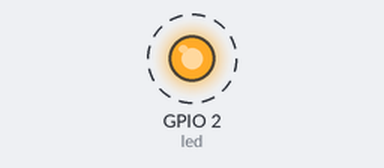
Simulated run of this sketch. Board: ESP32. Shown: output pins drawn as LEDs (lit = HIGH). Dashed ring = blinking. WiFi joins after 1.5 s; servers stay silent unless stated; what the sketch prints to the serial monitor is not drawn.

Above: at 1.62 s.
Timing chart, 0 to 4.5 s (numbered marks = the images above):
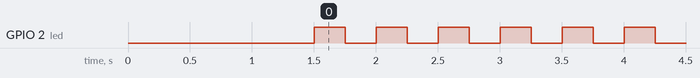

The sketch:

esp32_firebase_integration.ino
```cpp
/**
 * This program is designed to read sensor data from a UART connection and send it
 * to a Firebase Realtime Database using an ESP32. The program establishes a Wi-Fi
 * connection, initializes Firebase, and reads data periodically from a connected device
 * via UART. The data is sent to Firebase in JSON format.
 *
 * Features:
 * - Wi-Fi connection setup
 * - Firebase Realtime Database initialization and data sending
 * - UART communication to receive sensor data
 * - Periodic data transmission to Firebase (every 10 seconds)
 *
 * Ensure you replace placeholders like `WIFI_SSID`, `WIFI_PASSWORD`, and `DATABASE_URL`
 * with your actual Firebase and Wi-Fi credentials.
 */

#include <WiFi.h>
#include <Firebase_ESP_Client.h>
#include <HardwareSerial.h>

// Firebase configuration settings
#define WIFI_SSID "Replace with your Wi-Fi SSID"
#define WIFI_PASSWORD "Replace with your Wi-Fi Password"
#define API_KEY "Firebase API Key"
#define DATABASE_URL "Firebase database URL"

// Firebase objects
FirebaseData fbdo;
FirebaseAuth auth;
FirebaseConfig config;

// Hardware setup
#define led 2 // LED is connected to GPIO 2
HardwareSerial SerialUART(1); // UART1, using GPIO16 (RX) and GPIO17 (TX)

// Struct definition for sensor data
typedef struct {
  float Ax; // Accelerometer X-axis
  float Ay; // Accelerometer Y-axis
  float Az; // Accelerometer Z-axis
  float Gx; // Gyroscope X-axis
  float Gy; // Gyroscope Y-axis
  float Gz; // Gyroscope Z-axis
  float Pressure; // Atmospheric pressure
  float Altitude; // Altitude in meters
  float Latitude; // GPS Latitude
  float Longtitude; // GPS Longitude
  float Temperature; // Temperature in degrees Celsius
} SensorData;

// Variable to track the time between data transmissions
unsigned long sendDataPrevMillis = 0;

void setup() {
  // Initialize Serial communication for debugging and UART communication
  Serial.begin(115200);
  SerialUART.begin(115200, SERIAL_8N1, 16, 17); // Set up UART with RX and TX pins
  pinMode(led, OUTPUT); // Configure LED pin as output

  // Wi-Fi connection setup
  WiFi.begin(WIFI_SSID, WIFI_PASSWORD);
  Serial.print("Connecting to Wi-Fi");
  while (WiFi.status() != WL_CONNECTED) { // Wait for Wi-Fi connection
    Serial.print(".");
    delay(500);
  }
  Serial.println("\nWi-Fi connected.");
  Serial.println(WiFi.localIP()); // Print the device's IP address

  // Firebase configuration
  config.api_key = API_KEY;
  config.database_url = DATABASE_URL;

  // Firebase authentication (if required)
  auth.user.email = "yusufkarabocekz@gmail.com"; // Replace with your email
  auth.user.password = "11ROCKETMANbbb11"; // Replace with your password

  Firebase.begin(&config, &auth); // Initialize Firebase
  Firebase.reconnectNetwork(true); // Reconnect automatically if the network disconnects

  // Check Firebase initialization
  if (!Firebase.ready()) {
    Serial.println("Firebase initialization failed!");
  } else {
    Serial.println("Firebase initialized and ready.");
  }
}

void loop() {
  static unsigned long previousMillis = 0;      // Tracks the last data transmission time
  static unsigned long previousLedMillis = 0;  // Tracks the last LED toggle time
  const unsigned long ledInterval = 250;       // LED toggle interval (in milliseconds)

  unsigned long currentMillis = millis();      // Get the current time

  // Check if it's time to toggle the LED
  if (currentMillis - previousLedMillis >= ledInterval) {
    previousLedMillis = currentMillis;        // Update the last toggle time
    digitalWrite(led, !digitalRead(led));     // Toggle the LED state
  }

  // Send data to Firebase every 10 seconds
  if (Firebase.ready() && currentMillis - previousMillis >= 10000) {
    previousMillis = currentMillis;          // Update the last data transmission time

    // Check if UART data is available and matches the expected size
    if (SerialUART.available() >= sizeof(SensorData)) {
      SensorData data;
      uint8_t buffer[sizeof(SensorData)];

      // Read data from UART and copy it into the SensorData struct
      SerialUART.readBytes(buffer, sizeof(SensorData));
      memcpy(&data, buffer, sizeof(SensorData)); // Convert buffer to struct

      // Create a JSON object and populate it with sensor data
      FirebaseJson json;
      json.set("/Accelerometer/X", data.Ax);
      json.set("/Accelerometer/Y", data.Ay);
      json.set("/Accelerometer/Z", data.Az);

      json.set("/Gyroscope/X", data.Gx);
      json.set("/Gyroscope/Y", data.Gy);
      json.set("/Gyroscope/Z", data.Gz);

      json.set("/Pressure", data.Pressure);
      json.set("/Altitude", data.Altitude);
      json.set("/Latitude", data.Latitude);
      json.set("/Longitude", data.Longtitude);
      json.set("/Temperature", data.Temperature);

      // Send JSON data to Firebase
      if (Firebase.RTDB.setJSON(&fbdo, "/sensorData", &json)) {
        Serial.println("Data sent to Firebase successfully!");
      } else {
        Serial.print("Firebase error: ");
        Serial.println(fbdo.errorReason());
      }
    } else {
      Serial.println("No data available from UART.");
    }
  }
}
```

Measured:
- by itself, GPIO 2 (led): alternates HIGH for 0.25 s and LOW for 0.25 s
